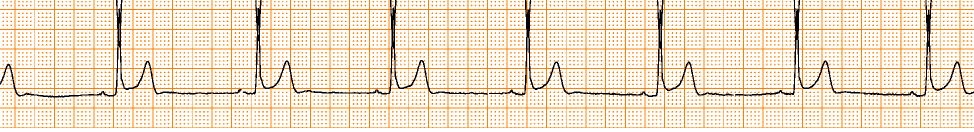
#> input picture leadPictures/fullscan-II-cropped.png, 1948 x 264 px (shown at 1/2 size)
$ python -i SignalExtraction.py   (imports and definitions only)
#> lines starting #> are read from the running program, lines starting #| are printed output that depends on the picture; after the words box and inside, x2 and y2 are one past the last pixel; in counts of white or black regions, pixels touching at a corner belong together
### src/main/python/ECGToolkit/Vision.py
"""
Vision.py
Created March 2, 2021

Contains all general methods for image processing. (Try to keep all the ugly cv2 calls in here.)
"""
import math

import cv2
import numpy as np

from .Optimization import climb1dHill


# [7 lines left out: function houghLines, not called in this run]


def getLinesInDirection(lines, directionInDegrees):
    # Get only lines in one direction
    return [(rho, theta) for rho, theta in lines if math.isclose(theta * 180/math.pi, directionInDegrees, abs_tol=2)]


def houghLineToAngle(line):
    rho, theta = line
    return theta * 180/math.pi


# This could help with extracting the signal from the grid
# [17 lines left out: functions openImage, blur, not called in this run]


def greyscale(colorImage: np.ndarray):
    """Uses:
        `grey = 0.299 * red + 0.587 * green, 0.114 * blue`

    The "standard method" given in equation (2) by Mallawaarachchi.
    """
    return cv2.cvtColor(colorImage, cv2.COLOR_BGR2GRAY)


# [9 lines left out: function binarize, not called in this run]


def invert(greyscaleImage):
    assert len(greyscaleImage.shape) == 2


def histogram(greyImage: np.ndarray):
    bins = 256
    lightnesses = greyImage.ravel()
    histogram = np.array(
        [
            (lightnesses == i).sum() for i in range(bins)
        ]
    )
    return histogram


def normalizeGreyscale(image: np.ndarray):
    return image / 255


def otsuThresholdSelection(image: np.ndarray):
    """
    A Threshold Selection Method from Gray-Level Histograms - Nobuyuki Otsu
    http://web-ext.u-aizu.ac.jp/course/bmclass/documents/otsu1979.pdf
    """

    L = 256
    height, width = image.shape
    N = height * width
    n = histogram(image)
    p = n / N

    def ω(k: int) -> float:
        return sum(p[0:k])

    def μ(k: int) -> float:
        return sum([(i+1) * p_i for i, p_i in enumerate(p[0:k])])

    μ_T = μ(L)

    def σ_B(k: int) -> float: # Technically σ^2_B
        numerator   = (μ_T * ω(k) - μ(k))**2
        denominator =  ω(k) * ( 1 - ω(k) )
        return numerator / denominator

    k = climb1dHill(range(L), σ_B)

    return k

### src/main/python/ECGToolkit/Optimization.py
"""
Optimization.py
Created February 17, 2021

-
"""
from typing import Callable, Iterable, Optional, Tuple, Union


def climb1dHill(xs: Iterable[int], evaluate: Callable[[int], Union[float, int]]) -> int:
    """[summary]

    Args:
        xs (Iterable[int]): The input values to try (in order) ex: [0,1,2,3,4]
        evaluate (Callable[[int], Union[float, int]]): The evaluation function to decide which x is highest

    Returns:
        int: [description]
    """
    evaluations = {}

    def cachedEvaluate(index: int) -> float:
        if index not in evaluations:
            evaluations[index] = evaluate(index)
        return evaluations[index]

    def neighbors(index: int) -> Tuple[Optional[int], Optional[int]]:
        left, right = None, None
        if index > 0:
            left = index - 1
        if index < len(xs) - 1:
            right = index + 1
        return (left, right)

    startIndex = len(xs) // 2
    currentIndex, currentScore = startIndex, cachedEvaluate(xs[startIndex])

    while True:
        left, right = neighbors(currentIndex)
        leftScore, rightScore = cachedEvaluate(xs[left]), cachedEvaluate(xs[right])

        # If the left step improves our score, head that way
        if left is not None and leftScore > currentScore:
            currentIndex, currentScore = left, leftScore
            continue

        # If the right step improves our score, head that way
        if right is not None and rightScore > currentScore:
            currentIndex, currentScore = right, rightScore
            continue

        # Either we're at an edge or both directions are worse
        return xs[currentIndex]

### SignalExtraction.py
#!/usr/bin/env python
# coding: utf-8

from collections import defaultdict

import cv2
from cv2 import data
import matplotlib.pyplot as plt
from cv2 import imread as loadImage

from src.main.python.ECGToolkit.SignalExtraction._SignalExtraction import *
from src.main.python.ECGToolkit.SignalDetection import *
from src.main.python.ECGToolkit.Vision import *
from src.main.python.ECGToolkit.Visualization import *


def detectSignal(image, otsuHedging: int = 0.6, kernelSize: int = 3, erosions: int = 1, dilations: int = 1):
    threshold = otsuThresholdSelection(greyscale(image)) * otsuHedging
    _, binary = cv2.threshold(greyscale(image), threshold, 1, cv2.THRESH_BINARY_INV)

    eroded = binary

    for _ in range(erosions):
        eroded = cv2.erode(
            eroded,
            cv2.getStructuringElement(cv2.MORPH_CROSS, (kernelSize, kernelSize))
        )

    dilated = eroded

    for _ in range(dilations):
        dilated = cv2.dilate(
            dilated,
            cv2.getStructuringElement(cv2.MORPH_DILATE, (kernelSize, kernelSize))
        )

    return dilated


# image = loadImage("leadPictures/slighty-noisey-aVL-small.png")
# image = loadImage("leadPictures/007-cropped.jpeg")
# image = loadImage("leadPictures/II.png")
image = loadImage("leadPictures/fullscan-II-cropped.png")
#> image is the input picture: shape (264, 1948, 3); mean B, G, R 203.6, 225.7, 247.5

_, width, _ = image.shape
#> width = 1948

binary = detectSignal(image, otsuHedging=0.6, erosions=0, dilations=0)
#> in greyscale, `return cv2.cvtColor(colorImage, cv2.COLOR_BGR2GRAY)`:
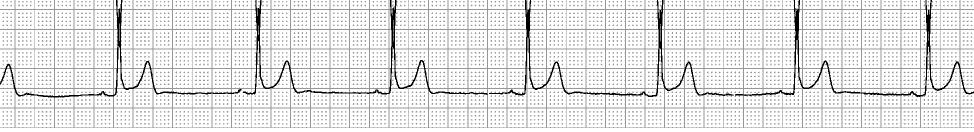
#> returned value: shape (264, 1948) (shown at 1/2 size); min 0, max 255, mean 229.6
#> in otsuThresholdSelection, `L = 256`: L = 256
#> in histogram, `histogram = np.array( [ (lightnesses == i).sum() for i in range(bins) ..`: histogram = 256 values, max 410709 at index 255, min 0 at index 1, mean 2008.9
#> in otsuThresholdSelection, `n = histogram(image)`: n has the same summary as histogram in histogram
#> in otsuThresholdSelection, `p = n / N`: p = 256 values, max 0.799 at index 255, min 0 at index 1, mean 0.00391
#> in otsuThresholdSelection, `μ_T = μ(L)`: μ_T = 230.6
#> in σ_B, `numerator   = (μ_T * ω(k) - μ(k))**2`: numerator = 45.27
#> in σ_B, `denominator =  ω(k) * ( 1 - ω(k) )`: denominator = 0.0284
#> in climb1dHill, `currentIndex, currentScore = startIndex, cachedEvaluate(xs[startIndex])`: currentIndex = 128; currentScore = 1591.7
#> the loop in climb1dHill, `while True:` made 1 pass
#> (left, right, leftScore, rightScore) on pass 1: (127, 129, 1591.7, 1591.7)
#> after the loop in climb1dHill, `while True:`: currentIndex = 128; currentScore = 1591.7
#> in otsuThresholdSelection, `k = climb1dHill(range(L), σ_B)`: k = 128
#> in detectSignal, `threshold = otsuThresholdSelection(greyscale(image)) * otsuHedging`: threshold = 76.8
#> in detectSignal, `_, binary = cv2.threshold(greyscale(image), threshold, 1, cv2.THRESH_B..`:
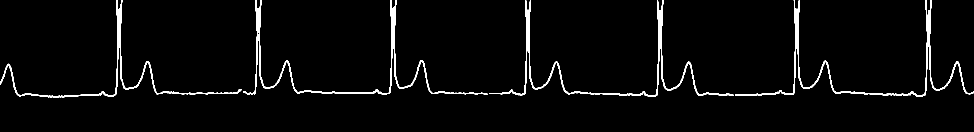
#> binary: shape (264, 1948) (shown at 1/2 size); values 0 (black) and 1 (white), 2.9% white; 4 white regions, box (x1, y1, x2, y2) and area: (1470, 0, 1948, 194) 4083, (978, 0, 1468, 194) 4081, (486, 0, 975, 190) 3993, (0, 0, 483, 195) 2912


# plt.imshow(binary * -1 + np.full_like(binary, 1), cmap='Greys')
# plt.show()


# [1 line that did not run here, left out]
# [1 line that did not run here, left out]


# [7 lines of commented-out code are left out]

# [8 lines that did not run here, left out]

def getAdjacent(pointsByColumn, bestPathToPoint, startingColumn, minimumLookBack):
    rightColumnIndex = startingColumn
    leftColumnIndex = lowerClamp(startingColumn-minimumLookBack, 0)

    result = flatten(pointsByColumn[leftColumnIndex:rightColumnIndex])

    while len(result) == 0 and leftColumnIndex >= 0:
        leftColumnIndex -= 1
        result = flatten(pointsByColumn[leftColumnIndex:rightColumnIndex])

    for point in result:
        x, y = point
        pointScore, _, pointAngle = bestPathToPoint[y][x]
        yield pointScore, point, pointAngle


minimumLookBack = 1

bestPathToPoint = defaultdict(dict)

# TODO: Allow some leeway either (1) Initialize the first N columns with 0s or (2) Search until some threshold for seeding is met
# Initialize the DP table with base cases (far left side)
# [17 lines not run here, left out]

# TODO: Search backward in some 2D area for the best path ?
OPTIMAL_ENDING_WIDTH = 20
# [1 line that did not run here, left out]
# [1 line that did not run here, left out]

# [1 line not run here, left out]

bestPath = []

# [4 lines not run here, left out]

signal = np.full(width, np.nan)

# [2 lines not run here, left out]

# [1 line that did not run here, left out]

# [5 lines not run here, left out]


# TODO:
# - Treat all pixels as nodes?
# - Add prior weights that incentivize nodes that are in the middle (horizontall and vertically) of other pixels to draw the line to the center of the signal trace

>>> import cv2
>>> picture = cv2.imread('leadPictures/fullscan-II-cropped.png')
>>> result = detectSignal(picture)
#> the loop in climb1dHill (call 2), `while True:` made 1 pass
#> the loop in detectSignal (call 2), `for _ in range(erosions):` made 1 pass
#> pass 1, in detectSignal (call 2), `eroded = cv2.erode( eroded, cv2.getStructuringElement(cv2.MORPH_CROSS,..`:
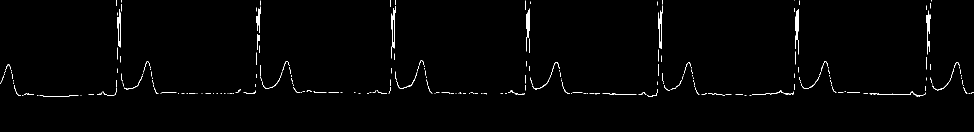
#> eroded: shape (264, 1948) (shown at 1/2 size); values 0 (black) and 1 (white), 1.1% white; 217 white regions (161 under 20 px), largest, box (x1, y1, x2, y2) and area: (1590, 18, 1598, 109) 370, (1853, 21, 1861, 109) 336, (782, 12, 791, 117) 323
#> the loop in detectSignal (call 2), `for _ in range(dilations):` made 1 pass
#> pass 1, in detectSignal (call 2), `dilated = cv2.dilate( dilated, cv2.getStructuringElement(cv2.MORPH_DIL..`:
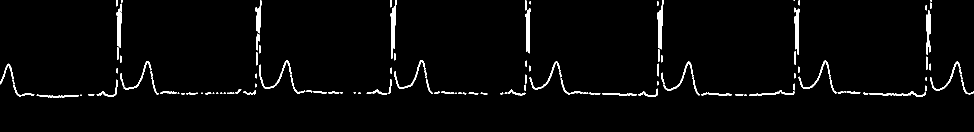
#> dilated: shape (264, 1948) (shown at 1/2 size); values 0 (black) and 1 (white), 2.6% white; 102 white regions (17 under 20 px), largest, box (x1, y1, x2, y2) and area: (781, 0, 793, 118) 684, (1315, 0, 1327, 99) 621, (1589, 17, 1599, 110) 597

$ run again, on leadPictures/007-cropped.jpeg
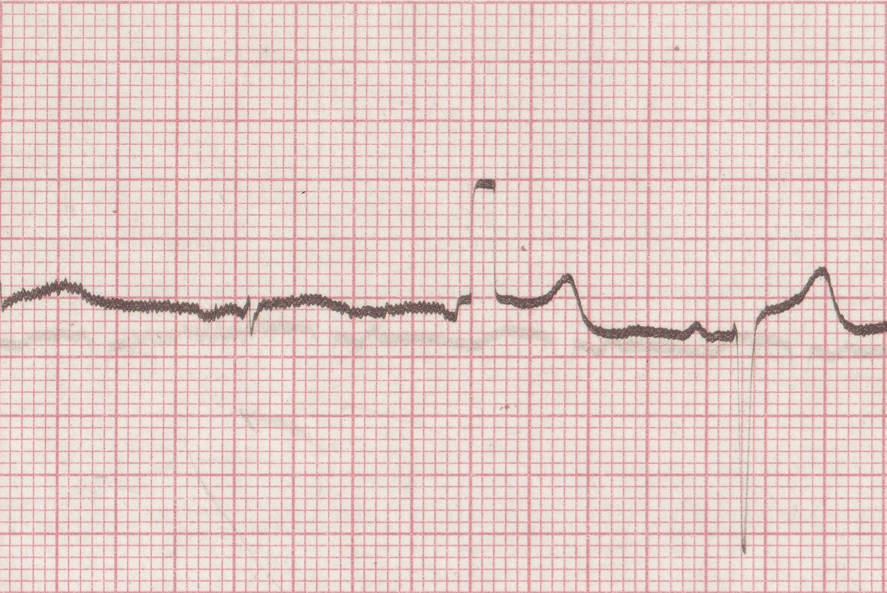
#> input picture leadPictures/007-cropped.jpeg, 1773 x 1185 px (shown at 1/2 size)
#> picture is the input picture: shape (1185, 1773, 3); mean B, G, R 199.6, 204.7, 228.4
#> in greyscale (call 2), `return cv2.cvtColor(colorImage, cv2.COLOR_BGR2GRAY)`:
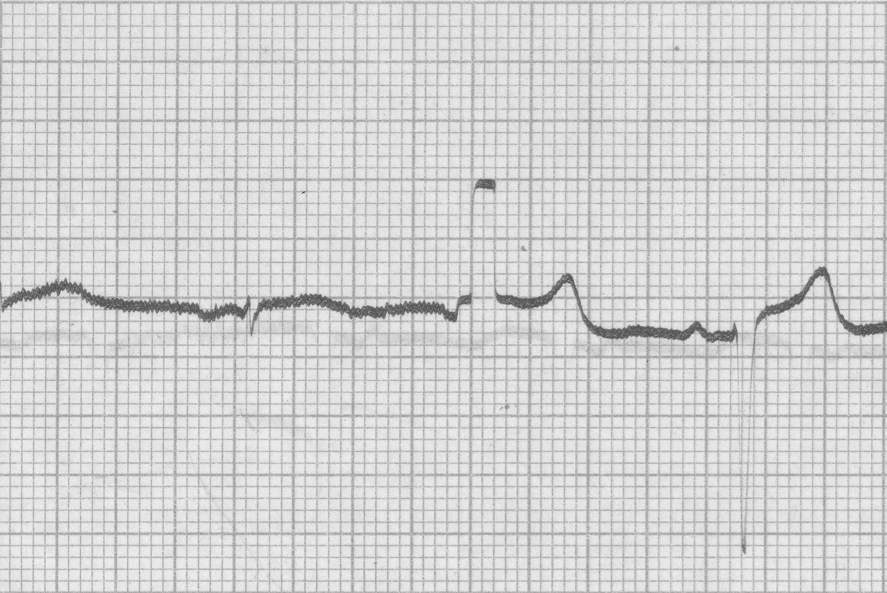
#> returned value: shape (1185, 1773) (shown at 1/2 size); min 54, max 249, mean 211.2
#> L = 256
#> histogram = 256 values, max 112613 at index 227, min 0 at index 0, mean 8207.1
#> n has the same summary as histogram in histogram
#> p = 256 values, max 0.0536 at index 227, min 0 at index 0, mean 0.00391
#> μ_T = 212.2
#> numerator = 2.48
#> denominator = 0.0142
#> in climb1dHill, `currentIndex, currentScore = startIndex, cachedEvaluate(xs[startIndex])`: currentIndex = 128; currentScore = 175.2
#> the loop in climb1dHill, `while True:` made 74 passes
#> (leftScore, rightScore, currentScore) on passes 1 to 8: (174.1, 176.1, 176.1), (175.2, 177.1, 177.1), (176.1, 178, 178), (177.1, 178.7, 178.7), (178, 179.5, 179.5), (178.7, 180.2, 180.2), (179.5, 180.8, 180.8), (180.2, 181.4, 181.4)
#> after the loop in climb1dHill, `while True:`: currentIndex = 201; currentScore = 390.7
#> k = 201
#> threshold = 120.6
#> binary: shape (1185, 1773); values 0 (black) and 1 (white), 1.3% white; 43 white regions (37 under 20 px), largest, box (x1, y1, x2, y2) and area: (4, 558, 500, 645) 8088, (992, 547, 1475, 685) 7735, (507, 588, 917, 644) 6685, (1513, 534, 1773, 673) 4034, (950, 358, 991, 379) 552, (915, 587, 943, 614) 360
#> the loop in detectSignal (call 2), `for _ in range(dilations):` made 1 pass
#> pass 1, in detectSignal (call 2), `dilated = cv2.dilate( dilated, cv2.getStructuringElement(cv2.MORPH_DIL..`:
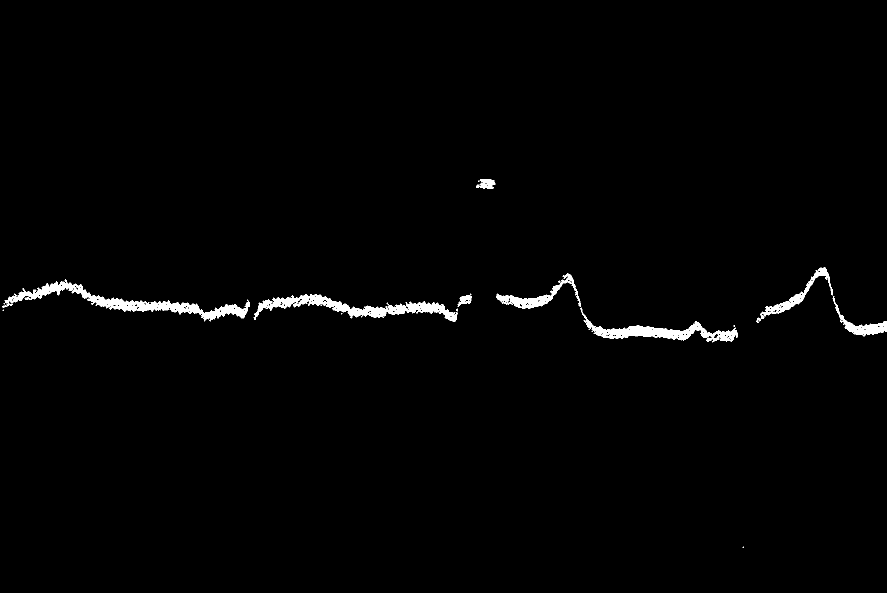
#> dilated: shape (1185, 1773) (shown at 1/2 size); values 0 (black) and 1 (white), 1.2% white; 26 white regions (17 under 20 px), largest, box (x1, y1, x2, y2) and area: (4, 559, 500, 643) 7599, (507, 588, 915, 644) 6343, (1161, 615, 1475, 685) 5065

$ run again, on leadPictures/II.png
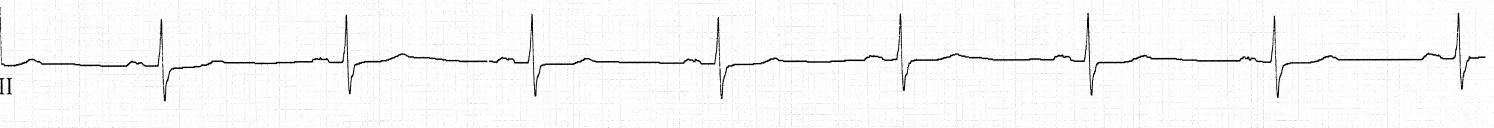
#> input picture leadPictures/II.png, 5975 x 511 px (shown at 1/4 size)
#> picture is the input picture: shape (511, 5975, 3); min 0, max 255, mean 247.8
#> L = 256
#> histogram = 256 values, max 2712450 at index 255, min 0 at index 4, mean 11926.7
#> n has the same summary as histogram in histogram
#> p = 256 values, max 0.888 at index 255, min 0 at index 4, mean 0.00391
#> μ_T = 248.8
#> numerator = 17.99
#> denominator = 0.0183
#> in climb1dHill, `currentIndex, currentScore = startIndex, cachedEvaluate(xs[startIndex])`: currentIndex = 128; currentScore = 983.3
#> the loop in climb1dHill, `while True:` made 2 passes
#> (left, right, leftScore, rightScore, currentIndex, currentScore) on pass 1: (127, 129, 983, 983.7, 129, 983.7)
#> after the loop in climb1dHill, `while True:`: currentIndex = 129; currentScore = 983.7
#> k = 129
#> threshold = 77.4
#> in detectSignal (call 2), `_, binary = cv2.threshold(greyscale(image), threshold, 1, cv2.THRESH_B..`:
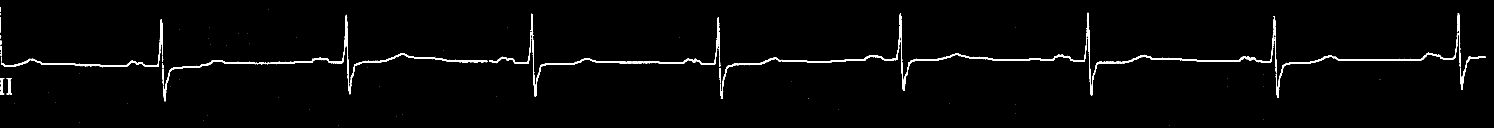
#> binary: shape (511, 5975) (shown at 1/4 size); values 0 (black) and 1 (white), 1.6% white; 89 white regions (52 under 20 px), largest, box (x1, y1, x2, y2) and area: (2131, 68, 2880, 386) 6082, (4346, 51, 4982, 383) 5298, (5103, 153, 5831, 392) 4961
#> the loop in detectSignal (call 2), `for _ in range(erosions):` made 1 pass
#> pass 1, in detectSignal (call 2), `eroded = cv2.erode( eroded, cv2.getStructuringElement(cv2.MORPH_CROSS,..`:
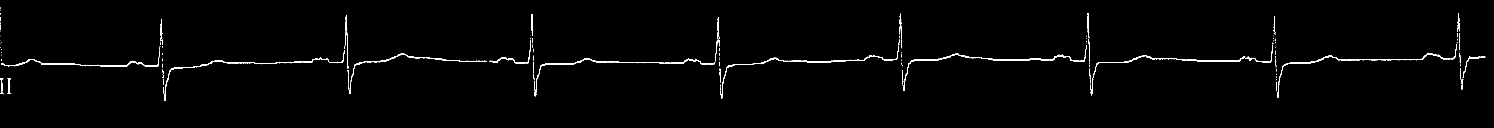
#> eroded: shape (511, 5975) (shown at 1/4 size); values 0 (black) and 1 (white), 0.95% white; 170 white regions (108 under 20 px), largest, box (x1, y1, x2, y2) and area: (2883, 182, 3596, 395) 2958, (653, 224, 1375, 404) 2950, (5108, 176, 5828, 391) 2929
